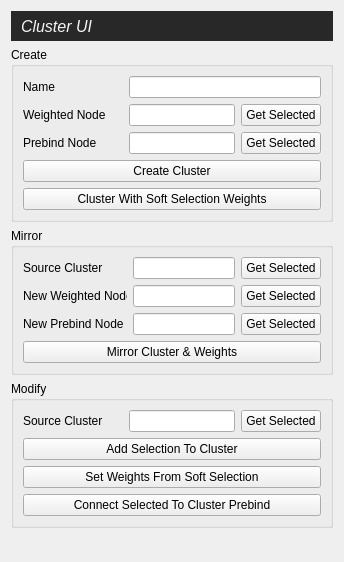
<?xml version="1.0" encoding="UTF-8"?>
<ui version="4.0">
 <class>ClusterUI</class>
 <widget class="QWidget" name="ClusterUI">
  <property name="geometry">
   <rect>
    <x>0</x>
    <y>0</y>
    <width>344</width>
    <height>562</height>
   </rect>
  </property>
  <property name="windowTitle">
   <string>Cluster UI</string>
  </property>
  <layout class="QVBoxLayout" name="verticalLayout_4">
   <item>
    <widget class="QLabel" name="assetLabel_2">
     <property name="minimumSize">
      <size>
       <width>40</width>
       <height>30</height>
      </size>
     </property>
     <property name="maximumSize">
      <size>
       <width>16777215</width>
       <height>30</height>
      </size>
     </property>
     <property name="font">
      <font>
       <pointsize>12</pointsize>
       <italic>true</italic>
      </font>
     </property>
     <property name="styleSheet">
      <string notr="true">color: rgb(244, 244, 244);
background-color: rgb(40, 40,40);</string>
     </property>
     <property name="text">
      <string>Cluster UI</string>
     </property>
     <property name="indent">
      <number>10</number>
     </property>
    </widget>
   </item>
   <item>
    <widget class="QGroupBox" name="groupBox">
     <property name="title">
      <string>Create </string>
     </property>
     <layout class="QVBoxLayout" name="verticalLayout">
      <item>
       <layout class="QGridLayout" name="gridLayout">
        <item row="0" column="0">
         <widget class="QLabel" name="label">
          <property name="text">
           <string>Name</string>
          </property>
         </widget>
        </item>
        <item row="1" column="0">
         <widget class="QLabel" name="label_2">
          <property name="minimumSize">
           <size>
            <width>100</width>
            <height>0</height>
           </size>
          </property>
          <property name="text">
           <string>Weighted Node</string>
          </property>
         </widget>
        </item>
        <item row="2" column="0">
         <widget class="QLabel" name="label_3">
          <property name="text">
           <string>Prebind Node</string>
          </property>
         </widget>
        </item>
        <item row="2" column="1">
         <widget class="QLineEdit" name="prebind_node_line"/>
        </item>
        <item row="1" column="1">
         <widget class="QLineEdit" name="weighted_node_line"/>
        </item>
        <item row="2" column="2">
         <widget class="QPushButton" name="prebind_node_btn">
          <property name="text">
           <string>Get Selected</string>
          </property>
         </widget>
        </item>
        <item row="1" column="2">
         <widget class="QPushButton" name="weighted_node_btn">
          <property name="text">
           <string>Get Selected</string>
          </property>
         </widget>
        </item>
        <item row="0" column="1" colspan="2">
         <widget class="QLineEdit" name="name_line"/>
        </item>
       </layout>
      </item>
      <item>
       <widget class="QPushButton" name="create_btn">
        <property name="text">
         <string>Create Cluster</string>
        </property>
       </widget>
      </item>
      <item>
       <widget class="QPushButton" name="create_soft_btn">
        <property name="text">
         <string>Cluster With Soft Selection Weights</string>
        </property>
       </widget>
      </item>
     </layout>
    </widget>
   </item>
   <item>
    <widget class="QGroupBox" name="groupBox_2">
     <property name="title">
      <string>Mirror</string>
     </property>
     <layout class="QVBoxLayout" name="verticalLayout_2">
      <item>
       <layout class="QGridLayout" name="gridLayout_2">
        <item row="2" column="2">
         <widget class="QPushButton" name="mirror_prebind_node_btn">
          <property name="text">
           <string>Get Selected</string>
          </property>
         </widget>
        </item>
        <item row="1" column="2">
         <widget class="QPushButton" name="mirror_weighted_node_btn">
          <property name="text">
           <string>Get Selected</string>
          </property>
         </widget>
        </item>
        <item row="0" column="0">
         <widget class="QLabel" name="label_4">
          <property name="text">
           <string>Source Cluster</string>
          </property>
         </widget>
        </item>
        <item row="1" column="0">
         <widget class="QLabel" name="label_5">
          <property name="minimumSize">
           <size>
            <width>100</width>
            <height>0</height>
           </size>
          </property>
          <property name="text">
           <string>New Weighted Node</string>
          </property>
         </widget>
        </item>
        <item row="2" column="0">
         <widget class="QLabel" name="label_6">
          <property name="text">
           <string>New Prebind Node</string>
          </property>
         </widget>
        </item>
        <item row="1" column="1">
         <widget class="QLineEdit" name="mirror_weighted_node_line"/>
        </item>
        <item row="2" column="1">
         <widget class="QLineEdit" name="mirror_prebind_node_line"/>
        </item>
        <item row="0" column="1">
         <widget class="QLineEdit" name="mirror_cluster_line">
          <property name="readOnly">
           <bool>true</bool>
          </property>
         </widget>
        </item>
        <item row="0" column="2">
         <widget class="QPushButton" name="mirror_weighted_node_btn_2">
          <property name="text">
           <string>Get Selected</string>
          </property>
         </widget>
        </item>
       </layout>
      </item>
      <item>
       <widget class="QPushButton" name="mirror_btn">
        <property name="text">
         <string>Mirror Cluster &amp;&amp; Weights</string>
        </property>
       </widget>
      </item>
     </layout>
    </widget>
   </item>
   <item>
    <widget class="QGroupBox" name="groupBox_3">
     <property name="title">
      <string>Modify</string>
     </property>
     <layout class="QVBoxLayout" name="verticalLayout_3">
      <item>
       <layout class="QGridLayout" name="gridLayout_3" columnstretch="0,0,0">
        <item row="0" column="0">
         <widget class="QLabel" name="label_7">
          <property name="minimumSize">
           <size>
            <width>100</width>
            <height>0</height>
           </size>
          </property>
          <property name="text">
           <string>Source Cluster</string>
          </property>
         </widget>
        </item>
        <item row="0" column="1">
         <widget class="QLineEdit" name="mod_cluster_line">
          <property name="readOnly">
           <bool>true</bool>
          </property>
         </widget>
        </item>
        <item row="0" column="2">
         <widget class="QPushButton" name="mirror_weighted_node_btn_3">
          <property name="text">
           <string>Get Selected</string>
          </property>
         </widget>
        </item>
       </layout>
      </item>
      <item>
       <widget class="QPushButton" name="add_btn">
        <property name="text">
         <string>Add Selection To Cluster</string>
        </property>
       </widget>
      </item>
      <item>
       <widget class="QPushButton" name="set_soft_weights_btn">
        <property name="text">
         <string>Set Weights From Soft Selection</string>
        </property>
       </widget>
      </item>
      <item>
       <widget class="QPushButton" name="connect_prebind_btn">
        <property name="text">
         <string>Connect Selected To Cluster Prebind</string>
        </property>
       </widget>
      </item>
     </layout>
    </widget>
   </item>
   <item>
    <spacer name="verticalSpacer">
     <property name="orientation">
      <enum>Qt::Vertical</enum>
     </property>
     <property name="sizeHint" stdset="0">
      <size>
       <width>20</width>
       <height>154</height>
      </size>
     </property>
    </spacer>
   </item>
  </layout>
 </widget>
 <tabstops>
  <tabstop>name_line</tabstop>
  <tabstop>weighted_node_line</tabstop>
  <tabstop>weighted_node_btn</tabstop>
  <tabstop>prebind_node_line</tabstop>
  <tabstop>prebind_node_btn</tabstop>
  <tabstop>create_btn</tabstop>
  <tabstop>mirror_cluster_line</tabstop>
  <tabstop>mirror_weighted_node_btn_2</tabstop>
  <tabstop>mirror_weighted_node_line</tabstop>
  <tabstop>mirror_weighted_node_btn</tabstop>
  <tabstop>mirror_prebind_node_line</tabstop>
  <tabstop>mirror_prebind_node_btn</tabstop>
  <tabstop>mirror_btn</tabstop>
  <tabstop>mod_cluster_line</tabstop>
  <tabstop>mirror_weighted_node_btn_3</tabstop>
  <tabstop>add_btn</tabstop>
  <tabstop>set_soft_weights_btn</tabstop>
  <tabstop>connect_prebind_btn</tabstop>
 </tabstops>
 <resources/>
 <connections/>
</ui>
